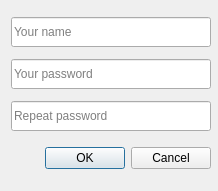
<?xml version="1.0" encoding="UTF-8"?>
<ui version="4.0">
 <class>RegistrationForm</class>
 <widget class="QDialog" name="RegistrationForm">
  <property name="geometry">
   <rect>
    <x>0</x>
    <y>0</y>
    <width>218</width>
    <height>191</height>
   </rect>
  </property>
  <property name="minimumSize">
   <size>
    <width>218</width>
    <height>191</height>
   </size>
  </property>
  <property name="maximumSize">
   <size>
    <width>218</width>
    <height>191</height>
   </size>
  </property>
  <property name="windowTitle">
   <string>Registration</string>
  </property>
  <layout class="QVBoxLayout" name="verticalLayout">
   <item>
    <widget class="QLineEdit" name="userName_lineEdit">
     <property name="minimumSize">
      <size>
       <width>200</width>
       <height>30</height>
      </size>
     </property>
     <property name="maximumSize">
      <size>
       <width>200</width>
       <height>30</height>
      </size>
     </property>
     <property name="placeholderText">
      <string>Your name</string>
     </property>
    </widget>
   </item>
   <item>
    <widget class="QLineEdit" name="pass_lineEdit">
     <property name="minimumSize">
      <size>
       <width>200</width>
       <height>30</height>
      </size>
     </property>
     <property name="maximumSize">
      <size>
       <width>200</width>
       <height>30</height>
      </size>
     </property>
     <property name="echoMode">
      <enum>QLineEdit::Password</enum>
     </property>
     <property name="placeholderText">
      <string>Your password</string>
     </property>
    </widget>
   </item>
   <item>
    <widget class="QLineEdit" name="passRepeat_lineEdit">
     <property name="minimumSize">
      <size>
       <width>200</width>
       <height>30</height>
      </size>
     </property>
     <property name="maximumSize">
      <size>
       <width>200</width>
       <height>30</height>
      </size>
     </property>
     <property name="echoMode">
      <enum>QLineEdit::Password</enum>
     </property>
     <property name="placeholderText">
      <string>Repeat password</string>
     </property>
    </widget>
   </item>
   <item>
    <widget class="QDialogButtonBox" name="buttonBox">
     <property name="minimumSize">
      <size>
       <width>200</width>
       <height>30</height>
      </size>
     </property>
     <property name="maximumSize">
      <size>
       <width>200</width>
       <height>30</height>
      </size>
     </property>
     <property name="orientation">
      <enum>Qt::Horizontal</enum>
     </property>
     <property name="standardButtons">
      <set>QDialogButtonBox::Cancel|QDialogButtonBox::Ok</set>
     </property>
    </widget>
   </item>
  </layout>
 </widget>
 <tabstops>
  <tabstop>userName_lineEdit</tabstop>
  <tabstop>pass_lineEdit</tabstop>
  <tabstop>passRepeat_lineEdit</tabstop>
  <tabstop>buttonBox</tabstop>
 </tabstops>
 <resources/>
 <connections>
  <connection>
   <sender>buttonBox</sender>
   <signal>rejected()</signal>
   <receiver>RegistrationForm</receiver>
   <slot>reject()</slot>
   <hints>
    <hint type="sourcelabel">
     <x>208</x>
     <y>174</y>
    </hint>
    <hint type="destinationlabel">
     <x>217</x>
     <y>190</y>
    </hint>
   </hints>
  </connection>
 </connections>
</ui>
